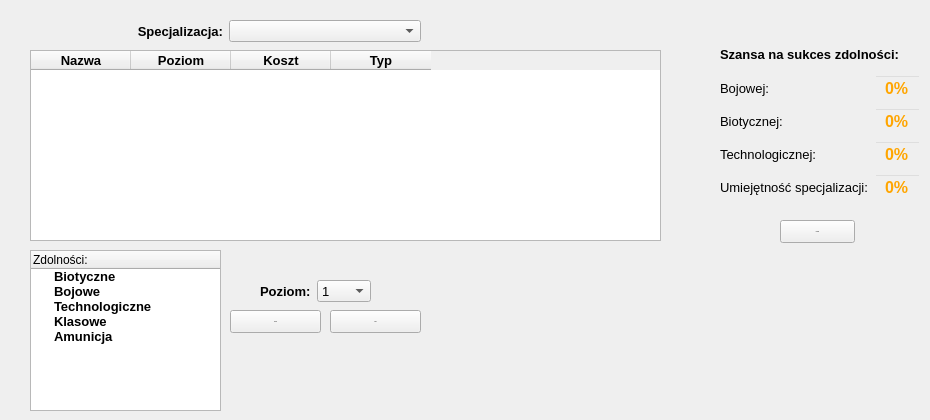
    <widget class="QWidget" name="tab_2">
     <attribute name="title">
      <string>Umiejętności</string>
     </attribute>
     <widget class="QTableWidget" name="tableWidget_skills">
      <property name="geometry">
       <rect>
        <x>30</x>
        <y>50</y>
        <width>631</width>
        <height>191</height>
       </rect>
      </property>
      <property name="editTriggers">
       <set>QAbstractItemView::NoEditTriggers</set>
      </property>
      <property name="selectionBehavior">
       <enum>QAbstractItemView::SelectRows</enum>
      </property>
      <column>
       <property name="text">
        <string>Nazwa</string>
       </property>
       <property name="font">
        <font>
         <pointsize>10</pointsize>
         <weight>75</weight>
         <bold>true</bold>
        </font>
       </property>
       <property name="textAlignment">
        <set>AlignCenter</set>
       </property>
      </column>
      <column>
       <property name="text">
        <string>Poziom</string>
       </property>
       <property name="font">
        <font>
         <pointsize>10</pointsize>
         <weight>75</weight>
         <bold>true</bold>
        </font>
       </property>
       <property name="textAlignment">
        <set>AlignCenter</set>
       </property>
      </column>
      <column>
       <property name="text">
        <string>Koszt</string>
       </property>
       <property name="font">
        <font>
         <pointsize>10</pointsize>
         <weight>75</weight>
         <bold>true</bold>
        </font>
       </property>
       <property name="textAlignment">
        <set>AlignCenter</set>
       </property>
      </column>
      <column>
       <property name="text">
        <string>Typ</string>
       </property>
       <property name="font">
        <font>
         <pointsize>10</pointsize>
         <weight>75</weight>
         <bold>true</bold>
        </font>
       </property>
       <property name="textAlignment">
        <set>AlignCenter</set>
       </property>
      </column>
     </widget>
     <widget class="QWidget" name="horizontalLayoutWidget_3">
      <property name="geometry">
       <rect>
        <x>30</x>
        <y>20</y>
        <width>391</width>
        <height>22</height>
       </rect>
      </property>
      <layout class="QHBoxLayout" name="horizontalLayout_3">
       <item>
        <widget class="QLabel" name="label_specialization">
         <property name="font">
          <font>
           <pointsize>10</pointsize>
           <weight>75</weight>
           <bold>true</bold>
          </font>
         </property>
         <property name="text">
          <string>Specjalizacja:</string>
         </property>
         <property name="alignment">
          <set>Qt::AlignRight|Qt::AlignTrailing|Qt::AlignVCenter</set>
         </property>
        </widget>
       </item>
       <item>
        <widget class="QComboBox" name="comboBox_specialization">
         <property name="font">
          <font>
           <pointsize>10</pointsize>
          </font>
         </property>
        </widget>
       </item>
      </layout>
     </widget>
     <widget class="QPushButton" name="pushButton_skill_add">
      <property name="geometry">
       <rect>
        <x>230</x>
        <y>310</y>
        <width>91</width>
        <height>23</height>
       </rect>
      </property>
      <property name="font">
       <font>
        <pointsize>-1</pointsize>
       </font>
      </property>
      <property name="text">
       <string>Dodaj</string>
      </property>
     </widget>
     <widget class="QPushButton" name="pushButton_skill_remove">
      <property name="geometry">
       <rect>
        <x>330</x>
        <y>310</y>
        <width>91</width>
        <height>23</height>
       </rect>
      </property>
      <property name="font">
       <font>
        <pointsize>-1</pointsize>
       </font>
      </property>
      <property name="text">
       <string>Usuń</string>
      </property>
     </widget>
     <widget class="QWidget" name="verticalLayoutWidget">
      <property name="geometry">
       <rect>
        <x>720</x>
        <y>40</y>
        <width>201</width>
        <height>161</height>
       </rect>
      </property>
      <layout class="QVBoxLayout" name="verticalLayout">
       <item>
        <widget class="QLabel" name="label_skill_chance">
         <property name="font">
          <font>
           <pointsize>10</pointsize>
           <weight>75</weight>
           <bold>true</bold>
          </font>
         </property>
         <property name="text">
          <string>Szansa na sukces zdolności:</string>
         </property>
        </widget>
       </item>
       <item>
        <layout class="QFormLayout" name="formLayout_2">
         <item row="0" column="0">
          <widget class="QLabel" name="label_skill_bojowe">
           <property name="font">
            <font>
             <pointsize>10</pointsize>
            </font>
           </property>
           <property name="text">
            <string>Bojowej:</string>
           </property>
          </widget>
         </item>
         <item row="0" column="1">
          <widget class="QLineEdit" name="lineEdit_skill_calcvalue_bojowe">
           <property name="font">
            <font>
             <pointsize>12</pointsize>
             <weight>75</weight>
             <bold>true</bold>
            </font>
           </property>
           <property name="autoFillBackground">
            <bool>false</bool>
           </property>
           <property name="styleSheet">
            <string notr="true">background-color: rgb(255, 255, 255, 0);
color: orange;</string>
           </property>
           <property name="text">
            <string>0%</string>
           </property>
           <property name="alignment">
            <set>Qt::AlignCenter</set>
           </property>
           <property name="readOnly">
            <bool>true</bool>
           </property>
          </widget>
         </item>
         <item row="1" column="0">
          <widget class="QLabel" name="label_skill_biotyczne">
           <property name="font">
            <font>
             <pointsize>10</pointsize>
            </font>
           </property>
           <property name="text">
            <string>Biotycznej:</string>
           </property>
          </widget>
         </item>
         <item row="1" column="1">
          <widget class="QLineEdit" name="lineEdit_skill_calcvalue_biotyczne">
           <property name="font">
            <font>
             <pointsize>12</pointsize>
             <weight>75</weight>
             <bold>true</bold>
            </font>
           </property>
           <property name="autoFillBackground">
            <bool>false</bool>
           </property>
           <property name="styleSheet">
            <string notr="true">background-color: rgb(255, 255, 255, 0);
color: orange;</string>
           </property>
           <property name="text">
            <string>0%</string>
           </property>
           <property name="alignment">
            <set>Qt::AlignCenter</set>
           </property>
           <property name="readOnly">
            <bool>true</bool>
           </property>
          </widget>
         </item>
         <item row="2" column="0">
          <widget class="QLabel" name="label_skill_technologiczne">
           <property name="font">
            <font>
             <pointsize>10</pointsize>
            </font>
           </property>
           <property name="text">
            <string>Technologicznej:</string>
           </property>
          </widget>
         </item>
         <item row="2" column="1">
          <widget class="QLineEdit" name="lineEdit_skill_calcvalue_technologiczne">
           <property name="font">
            <font>
             <pointsize>12</pointsize>
             <weight>75</weight>
             <bold>true</bold>
            </font>
           </property>
           <property name="autoFillBackground">
            <bool>false</bool>
           </property>
           <property name="styleSheet">
            <string notr="true">background-color: rgb(255, 255, 255, 0);
color: orange;</string>
           </property>
           <property name="text">
            <string>0%</string>
           </property>
           <property name="alignment">
            <set>Qt::AlignCenter</set>
           </property>
           <property name="readOnly">
            <bool>true</bool>
           </property>
          </widget>
         </item>
         <item row="3" column="0">
          <widget class="QLabel" name="label_skill_specialization">
           <property name="font">
            <font>
             <pointsize>10</pointsize>
            </font>
           </property>
           <property name="text">
            <string>Umiejętność specjalizacji:</string>
           </property>
          </widget>
         </item>
         <item row="3" column="1">
          <widget class="QLineEdit" name="lineEdit_skill_calcvalue_specialization">
           <property name="font">
            <font>
             <pointsize>12</pointsize>
             <weight>75</weight>
             <bold>true</bold>
            </font>
           </property>
           <property name="autoFillBackground">
            <bool>false</bool>
           </property>
           <property name="styleSheet">
            <string notr="true">background-color: rgb(255, 255, 255, 0);
color: orange;</string>
           </property>
           <property name="text">
            <string>0%</string>
           </property>
           <property name="alignment">
            <set>Qt::AlignCenter</set>
           </property>
           <property name="readOnly">
            <bool>true</bool>
           </property>
          </widget>
         </item>
        </layout>
       </item>
      </layout>
     </widget>
     <widget class="QPushButton" name="pushButton_calculate_skills">
      <property name="geometry">
       <rect>
        <x>780</x>
        <y>220</y>
        <width>75</width>
        <height>23</height>
       </rect>
      </property>
      <property name="font">
       <font>
        <pointsize>-1</pointsize>
       </font>
      </property>
      <property name="text">
       <string>Przelicz</string>
      </property>
     </widget>
     <widget class="QTreeWidget" name="treeWidget_skill_list">
      <property name="geometry">
       <rect>
        <x>30</x>
        <y>250</y>
        <width>191</width>
        <height>161</height>
       </rect>
      </property>
      <column>
       <property name="text">
        <string>Zdolności:</string>
       </property>
      </column>
      <item>
       <property name="text">
        <string>Biotyczne</string>
       </property>
       <property name="font">
        <font>
         <pointsize>10</pointsize>
         <weight>75</weight>
         <bold>true</bold>
        </font>
       </property>
       <property name="flags">
        <set>ItemIsDragEnabled|ItemIsUserCheckable|ItemIsEnabled</set>
       </property>
      </item>
      <item>
       <property name="text">
        <string>Bojowe</string>
       </property>
       <property name="font">
        <font>
         <pointsize>10</pointsize>
         <weight>75</weight>
         <bold>true</bold>
        </font>
       </property>
       <property name="flags">
        <set>ItemIsDragEnabled|ItemIsUserCheckable|ItemIsEnabled</set>
       </property>
      </item>
      <item>
       <property name="text">
        <string>Technologiczne</string>
       </property>
       <property name="font">
        <font>
         <pointsize>10</pointsize>
         <weight>75</weight>
         <bold>true</bold>
        </font>
       </property>
       <property name="flags">
        <set>ItemIsDragEnabled|ItemIsUserCheckable|ItemIsEnabled</set>
       </property>
      </item>
      <item>
       <property name="text">
        <string>Klasowe</string>
       </property>
       <property name="font">
        <font>
         <pointsize>10</pointsize>
         <weight>75</weight>
         <bold>true</bold>
        </font>
       </property>
       <property name="flags">
        <set>ItemIsDragEnabled|ItemIsUserCheckable|ItemIsEnabled</set>
       </property>
      </item>
      <item>
       <property name="text">
        <string>Amunicja</string>
       </property>
       <property name="font">
        <font>
         <pointsize>10</pointsize>
         <weight>75</weight>
         <bold>true</bold>
        </font>
       </property>
       <property name="flags">
        <set>ItemIsDragEnabled|ItemIsUserCheckable|ItemIsEnabled</set>
       </property>
      </item>
     </widget>
     <widget class="QWidget" name="horizontalLayoutWidget">
      <property name="geometry">
       <rect>
        <x>260</x>
        <y>280</y>
        <width>111</width>
        <height>22</height>
       </rect>
      </property>
      <layout class="QHBoxLayout" name="horizontalLayout_4">
       <item>
        <widget class="QLabel" name="label_skill_level">
         <property name="font">
          <font>
           <pointsize>10</pointsize>
           <weight>75</weight>
           <bold>true</bold>
          </font>
         </property>
         <property name="text">
          <string>Poziom:</string>
         </property>
        </widget>
       </item>
       <item>
        <widget class="QComboBox" name="comboBox_skill_level">
         <property name="font">
          <font>
           <pointsize>10</pointsize>
          </font>
         </property>
         <item>
          <property name="text">
           <string>1</string>
          </property>
         </item>
         <item>
          <property name="text">
           <string>2</string>
          </property>
         </item>
         <item>
          <property name="text">
           <string>3</string>
          </property>
         </item>
         <item>
          <property name="text">
           <string>4A</string>
          </property>
         </item>
         <item>
          <property name="text">
           <string>4B</string>
          </property>
         </item>
         <item>
          <property name="text">
           <string>5AA</string>
          </property>
         </item>
         <item>
          <property name="text">
           <string>5AB</string>
          </property>
         </item>
         <item>
          <property name="text">
           <string>5BA</string>
          </property>
         </item>
         <item>
          <property name="text">
           <string>5BB</string>
          </property>
         </item>
         <item>
          <property name="text">
           <string>6AAA</string>
          </property>
         </item>
         <item>
          <property name="text">
           <string>6BAA</string>
          </property>
         </item>
         <item>
          <property name="text">
           <string>6ABA</string>
          </property>
         </item>
         <item>
          <property name="text">
           <string>6AAB</string>
          </property>
         </item>
         <item>
          <property name="text">
           <string>6BBA</string>
          </property>
         </item>
         <item>
          <property name="text">
           <string>6ABB</string>
          </property>
         </item>
         <item>
          <property name="text">
           <string>6BAB</string>
          </property>
         </item>
         <item>
          <property name="text">
           <string>6BBB</string>
          </property>
         </item>
        </widget>
       </item>
      </layout>
     </widget>
    </widget>
